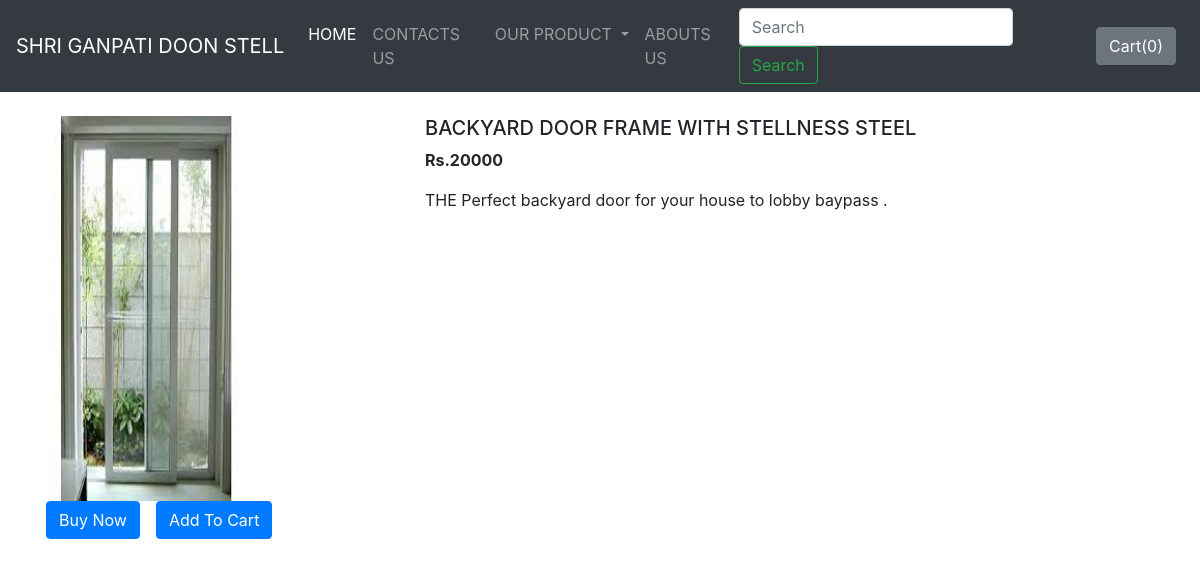
Page /shop/products/6 on the committed database.
### shop/models.py (models this page shows, shortened)
class Product(models.Model):
    product_id= models.AutoField
    product_name = models.CharField(max_length= 50)
    category = models.CharField(max_length= 50 , default="")
    subcategory = models.CharField(max_length= 50 , default="")
    price = models.CharField( max_length= 10 , default = 0)
    desc  = models.CharField(max_length= 300)
    pub_date = models.DateField()
    image = models.ImageField(upload_to= "shop/images" , default = "")

### shop/views.py (the view)
# urls.py: path("products/<int:myid>", views.productView, name="ProductView"),
def productView(request, myid):
    product = Product.objects.filter(id=myid)
    return render(request, 'shop/prodView.html', {'product':product[0]})

### shop/templates/shop/prodView.html (shortened to what this page needs)
{% extends 'shop/basic.html' %}
{% block body %}
<div class="container my-4">
    <div class="row">
    <div class="col-md-4">
    <div class="row">
        <img src="/media/{{product.image}}" width="233px" height="385px">
    </div>
        <div class="row">
            <button class="btn btn-primary mx-3">Buy Now</button>
            <button class="btn btn-primary cart" id="product_{{product.product_id }}">Add To Cart</button>
        </div>
    </div>
    <div class="col-md-8">
        <h5>{{product.product_name}}</h5>
        <p><b>Rs.{{product.price}} </b></p>
        <p>{{product.desc}}</p>
    </div>
    </div>
</div>
{% endblock %}

### rows in the picture
Product: image (picture), product_name "BACKYARD DOOR FRAME WITH STELLNESS STEEL", price "20000", desc "THE Perfect backyard door for your house to lobby baypass ."
